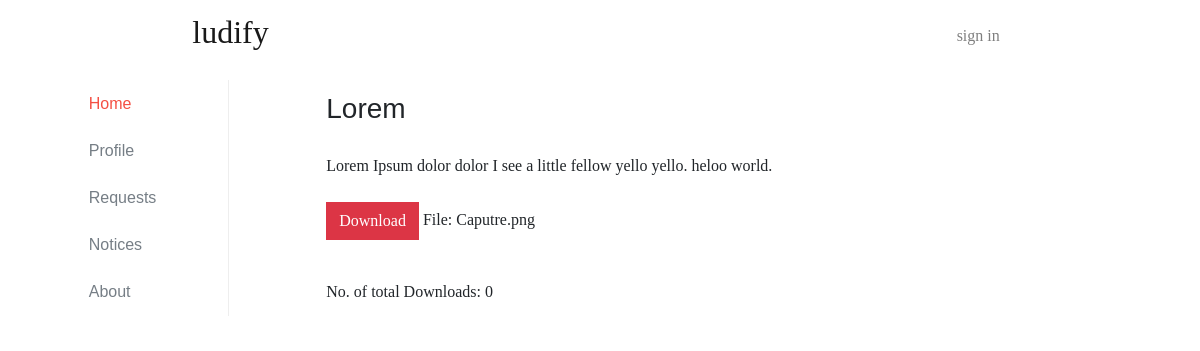
The page /view_article.php?article_id=1005 on the database as committed earlier.
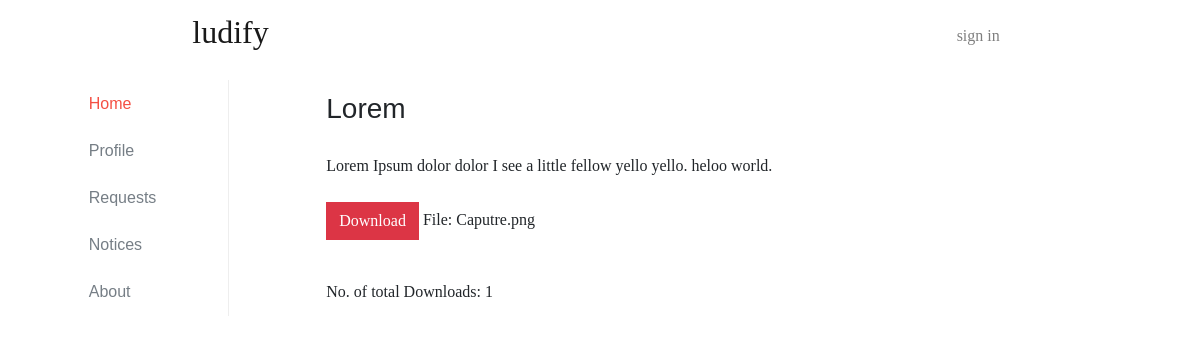
The same page on the database as committed later.
### tables this page shows
CREATE TABLE `files` (
  `file_id` int(11) NOT NULL,
  `link` text NOT NULL,
  `no_of_downloads` int(11) DEFAULT NULL,
  `file_name` text
);

### view_article.php (the view, shortened to what this page needs)
<?php include 'partial_upper.php'; ?>
<?php include'partial_sidebar.php'; ?>
		<div class="col-md-9 container main-content">
			<?php
				$id = $_GET['article_id'];
				$query = "SELECT * FROM articles WHERE article_id = $id";
				$result = mysqli_query($conn, $query);
				$row = mysqli_fetch_assoc($result);
				$sql2 = mysqli_query($conn,"select * from files where file_id = ".$row['file_id']);
				$row2 = mysqli_fetch_assoc($sql2);
				$file_name = $row2['file_name'];
			?>
			<div class="card border-0">
				<div class="card-header">
					<h3><?= $row['article_title']; ?> </h3>
				</div>
				<div class="card-body">
					<?= $row['article_body']; ?>
					<form class = "form" action = "database/download_file.php" method="post">
						<div class="form-group">
							<br>
							<input class="btn btn-danger" value="Download" type="submit" name="submit">
							File: <?= $file_name ?>
						</div>
					</form>
					<br>
					No. of total Downloads: <?=$row2['no_of_downloads']?>
				</div>
				</div>
			</div>
		</div>
	</div>
</div>
<?php include 'partial_lower.php'; ?>

Rows that differ between the two databases and show on the page:
changed files "Caputre.png": no_of_downloads "0" → "1"
